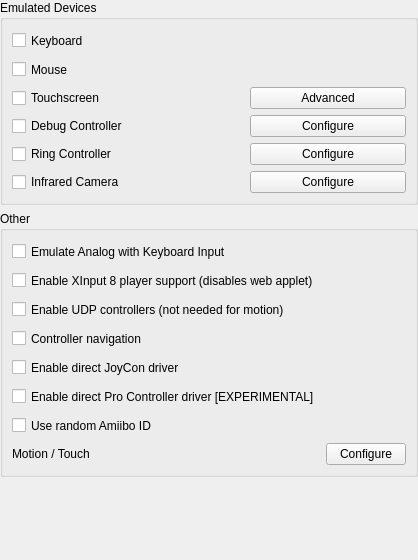
       <widget class="QWidget" name="rightInputAdvanced" native="true">
        <layout class="QVBoxLayout" name="rightLayout" stretch="1,1">
         <property name="spacing">
          <number>3</number>
         </property>
         <property name="leftMargin">
          <number>0</number>
         </property>
         <property name="topMargin">
          <number>0</number>
         </property>
         <property name="rightMargin">
          <number>0</number>
         </property>
         <property name="bottomMargin">
          <number>0</number>
         </property>
         <item>
          <widget class="QWidget" name="topRightInputAdvanced" native="true">
           <layout class="QVBoxLayout" name="verticalLayout">
            <property name="leftMargin">
             <number>0</number>
            </property>
            <property name="topMargin">
             <number>0</number>
            </property>
            <property name="rightMargin">
             <number>0</number>
            </property>
            <property name="bottomMargin">
             <number>0</number>
            </property>
            <item>
             <widget class="QGroupBox" name="emulatedDevicesGroupBox">
              <property name="title">
               <string>Emulated Devices</string>
              </property>
              <layout class="QGridLayout" name="emulatedDevicesGridLayout">
               <item row="0" column="0">
                <widget class="QCheckBox" name="keyboard_enabled">
                 <property name="minimumSize">
                  <size>
                   <width>0</width>
                   <height>23</height>
                  </size>
                 </property>
                 <property name="text">
                  <string>Keyboard</string>
                 </property>
                </widget>
               </item>
                <item row="1" column="0">
                  <widget class="QCheckBox" name="mouse_enabled">
                    <property name="minimumSize">
                      <size>
                        <width>0</width>
                        <height>23</height>
                      </size>
                    </property>
                    <property name="text">
                      <string>Mouse</string>
                    </property>
                  </widget>
                </item>
                <item row="2" column="0">
                  <widget class="QCheckBox" name="touchscreen_enabled">
                    <property name="text">
                      <string>Touchscreen</string>
                    </property>
                  </widget>
                </item>
               <item row="2" column="1">
                <spacer name="horizontalSpacer_8">
                 <property name="orientation">
                  <enum>Qt::Horizontal</enum>
                 </property>
                 <property name="sizeType">
                  <enum>QSizePolicy::Fixed</enum>
                 </property>
                 <property name="sizeHint" stdset="0">
                  <size>
                   <width>76</width>
                   <height>20</height>
                  </size>
                 </property>
                </spacer>
               </item>
                <item row="2" column="2">
                  <widget class="QPushButton" name="touchscreen_advanced">
                    <property name="text">
                      <string>Advanced</string>
                    </property>
                  </widget>
                </item>
               <item row="3" column="0">
                <widget class="QCheckBox" name="debug_enabled">
                 <property name="text">
                  <string>Debug Controller</string>
                 </property>
                </widget>
               </item>
               <item row="3" column="2">
                <widget class="QPushButton" name="debug_configure">
                 <property name="text">
                  <string>Configure</string>
                 </property>
                </widget>
               </item>
               <item row="4" column="0">
                <widget class="QCheckBox" name="enable_ring_controller">
                 <property name="text">
                  <string>Ring Controller</string>
                 </property>
                </widget>
               </item>
               <item row="4" column="2">
                <widget class="QPushButton" name="ring_controller_configure">
                 <property name="text">
                  <string>Configure</string>
                 </property>
                </widget>
               </item>
               <item row="5" column="0">
                <widget class="QCheckBox" name="enable_ir_sensor">
                 <property name="text">
                  <string>Infrared Camera</string>
                 </property>
                </widget>
               </item>
               <item row="5" column="2">
                <widget class="QPushButton" name="camera_configure">
                 <property name="text">
                  <string>Configure</string>
                 </property>
                </widget>
               </item>
              </layout>
             </widget>
            </item>
             <item>
               <widget class="QGroupBox" name="otherGroupBox">
                 <property name="title">
                   <string>Other</string>
                 </property>
                 <layout class="QGridLayout" name="OtherGridLayout">
                   <item row="1" column="0">
                     <widget class="QCheckBox" name="emulate_analog_keyboard">
                       <property name="minimumSize">
                         <size>
                           <width>0</width>
                           <height>23</height>
                         </size>
                       </property>
                       <property name="text">
                         <string>Emulate Analog with Keyboard Input</string>
                       </property>
                     </widget>
                   </item>
                   <item row="2" column="0">
                     <widget class="QCheckBox" name="enable_raw_input">
                       <property name="toolTip">
                         <string>Requires restarting atlantis</string>
                       </property>
                       <property name="minimumSize">
                         <size>
                           <width>0</width>
                           <height>23</height>
                         </size>
                       </property>
                       <property name="text">
                         <string>Enable XInput 8 player support (disables web applet)</string>
                       </property>
                     </widget>
                   </item>
                   <item row="3" column="0">
                     <widget class="QCheckBox" name="enable_udp_controller">
                       <property name="minimumSize">
                         <size>
                           <width>0</width>
                           <height>23</height>
                         </size>
                       </property>
                       <property name="text">
                         <string>Enable UDP controllers (not needed for motion)</string>
                       </property>
                     </widget>
                   </item>
                   <item row="4" column="0">
                     <widget class="QCheckBox" name="controller_navigation">
                       <property name="minimumSize">
                         <size>
                           <width>0</width>
                           <height>23</height>
                         </size>
                       </property>
                       <property name="text">
                         <string>Controller navigation</string>
                       </property>
                     </widget>
                   </item>
                   <item row="5" column="0">
                      <widget class="QCheckBox" name="enable_joycon_driver">
                       <property name="toolTip">
                         <string>Requires restarting atlantis</string>
                       </property>
                       <property name="minimumSize">
                         <size>
                           <width>0</width>
                           <height>23</height>
                         </size>
                       </property>
                       <property name="text">
                         <string>Enable direct JoyCon driver</string>
                       </property>
                     </widget>
                   </item>
                   <item row="6" column="0">
                      <widget class="QCheckBox" name="enable_procon_driver">
                       <property name="toolTip">
                         <string>Requires restarting atlantis</string>
                       </property>
                       <property name="minimumSize">
                         <size>
                           <width>0</width>
                           <height>23</height>
                         </size>
                       </property>
                       <property name="text">
                         <string>Enable direct Pro Controller driver [EXPERIMENTAL]</string>
                       </property>
                     </widget>
                   </item>
                   <item row="7" column="0">
                     <widget class="QCheckBox" name="random_amiibo_id">
                       <property name="toolTip">
                         <string>Allows unlimited uses of the same Amiibo in games that would otherwise limit you to one use.</string>
                       </property>
                       <property name="minimumSize">
                         <size>
                           <width>0</width>
                           <height>23</height>
                         </size>
                       </property>
                       <property name="text">
                         <string>Use random Amiibo ID</string>
                       </property>
                     </widget>
                   </item>
                   <item row="8" column="0">
                     <widget class="QLabel" name="motion_touch">
                       <property name="text">
                         <string>Motion / Touch</string>
                       </property>
                     </widget>
                   </item>
                   <item row="8" column="2">
                     <widget class="QPushButton" name="buttonMotionTouch">
                       <property name="text">
                         <string>Configure</string>
                       </property>
                     </widget>
                   </item>
                 </layout>
               </widget>
             </item>
            <item>
             <spacer name="verticalSpacer">
              <property name="orientation">
               <enum>Qt::Vertical</enum>
              </property>
              <property name="sizeHint" stdset="0">
               <size>
                <width>20</width>
                <height>40</height>
               </size>
              </property>
             </spacer>
            </item>
           </layout>
          </widget>
         </item>
         <item>
          <widget class="QWidget" name="bottomRightInputAdvanced" native="true">
           <layout class="QVBoxLayout" name="verticalLayout_2">
            <property name="leftMargin">
             <number>0</number>
            </property>
            <property name="topMargin">
             <number>0</number>
            </property>
            <property name="rightMargin">
             <number>0</number>
            </property>
            <property name="bottomMargin">
             <number>0</number>
            </property>
            <item>
             <spacer name="mainVerticalSpacer">
              <property name="orientation">
               <enum>Qt::Vertical</enum>
              </property>
              <property name="sizeHint" stdset="0">
               <size>
                <width>20</width>
                <height>40</height>
               </size>
              </property>
             </spacer>
            </item>
           </layout>
          </widget>
         </item>
        </layout>
       </widget>
